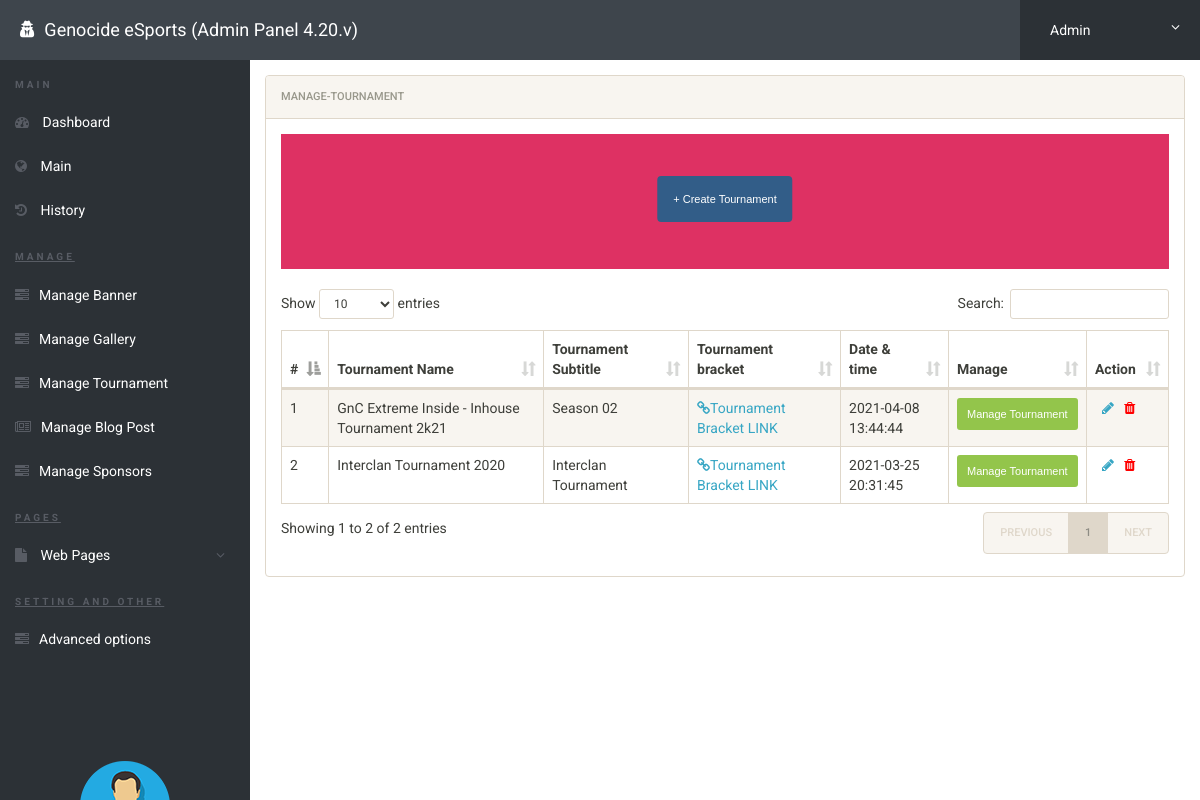
/gncadmin/matches-manage.php (signed in), run on the app's committed database.
### tables this page shows
CREATE TABLE `our_tournament` (
  `id` int(11) NOT NULL,
  `title` varchar(1000) NOT NULL,
  `subtitle` varchar(1000) NOT NULL,
  `bracket_template` varchar(1000) NOT NULL,
  `time` timestamp NOT NULL DEFAULT current_timestamp()
);

### gncadmin/matches-manage.php (the view, shortened to what this page needs)
<?php
include('includes/config.php');
if(strlen($_SESSION['alogin'])==0)
	{
header('location:index.php');
}
else{
?>
<!doctype html>
<html lang="en" class="no-js">
<head>
	<link rel="stylesheet" href="css/font-awesome.min.css">
	<link rel="stylesheet" href="css/bootstrap.min.css">
	<link rel="stylesheet" href="css/dataTables.bootstrap.min.css">
	<link rel="stylesheet" href="css/bootstrap-social.css">
	<link rel="stylesheet" href="css/bootstrap-select.css">
	<link rel="stylesheet" href="css/fileinput.min.css">
	<link rel="stylesheet" href="css/awesome-bootstrap-checkbox.css">
	<link rel="stylesheet" href="css/style.css">
	<link rel="stylesheet" href="https://cdnjs.cloudflare.com/ajax/libs/font-awesome/4.7.0/css/font-awesome.min.css">
</head>
<body>
	<?php include('includes/header.php');?>
	<div class="ts-main-content">
	<?php include('includes/leftbar.php');?>
		<div class="content-wrapper">
			<div class="container-fluid">
				<div class="row">
					<div class="col-md-12">
						<div class="row">
							<div class="col-md-12">
								<div class="panel panel-default">
									<div class="panel-heading">Manage-Tournament</div>
									<div class="panel-body">
								<div class="panel-body" style="background-color:#DE3163;;">
								<style>
									.boxes {
									  width: 280px;
									  padding: 12px;
									  border: 2px solid gray;
									  margin: 0;
									  display: inline-block;
									}
									.boxe {
									  width: 280px;
									  height: 100px;
									  padding: 12px;
									  /*border: 6px solid gray;*/
									  margin: 0;
									  display: inline-block;
									  text-align: center;
									  position: relative;
  									  text-align: center;
									  }
									.boxcenter {
									  position: absolute;
									  top: 50%;
									  left: 50%;
									  transform: translate(-50%, -50%);
									}
								</style>
								<center>
									<div class="boxe">
										<div class="boxcenter">
											<a href="create_tournament.php"><button class="btn btn-primary">+ Create Tournament</button></a>
										</div>
									</div>
									</center>
								</div>
								<table id="zctb" class="display table table-striped table-bordered table-hover" cellspacing="0" width="100%">
									<thead>
										<tr>
											<th>#</th>
											<th>Tournament Name</th>
											<th>Tournament Subtitle</th>
											<th>Tournament bracket</th>
                                            <th>Date & time</th>
                                            <th>Manage</th>
											<th>Action</th>
										</tr>
									</thead>
																			<br>
									<tbody>
                                    <?php $sql = "SELECT * from our_tournament order by time DESC";
                                    $query = $dbh -> prepare($sql);
                                    $query->execute();
                                    $results=$query->fetchAll(PDO::FETCH_OBJ);
                                    $cnt=1;
                                    if($query->rowCount() > 0)
                                    {
                                    foreach($results as $result)
                                    {               ?>
										<tr>
											<td><?php echo htmlentities($cnt);?></td>
											<td><?php echo htmlentities($result->title);?></td>
                                            <td><?php echo htmlentities($result->subtitle);?></td>
                                            <td><a href="<?php echo htmlentities($result->bracket_template);?>" target="_blank"><i class="fa fa-link" aria-hidden="true"></i>Tournament Bracket LINK</a></td>
                                            <td><?php echo htmlentities($result->time);?></td>
                                            <td><a href="tournament-page.php?tournament=<?php echo $result->id;?>"><button type="button" class="btn btn-success btn-sm">Manage Tournament</button></a></td>
<td>
<a href="edit-tournament.php?edit=<?php echo $result->id;?>" onclick="return confirm('Do you want to Edit');">&nbsp; <i class="fa fa-pencil"></i></a>&nbsp;&nbsp;
<a href="matches-manage.php?del=<?php echo $result->id;?>" onclick="return confirm('Are you sure want to Delete This Tournament?');"><i class="fa fa-trash" style="color:red"></i></a>&nbsp;&nbsp;
</td>
										</tr>
										<?php $cnt=$cnt+1; }} ?>
									</tbody>
								</table>
								</div>
							</div>
						</div>
					</div>
				</div>
			</div>
		</div>
	</div>
</body>
</html>
<?php } ?>

### gncadmin/css/style.css (style rules this page uses)
html { font-size: 14px; }
@media only screen and (min-width: 480px) { html { font-size: 17px; } }
@media only screen and (min-width: 768px) { html { font-size: 14px; } }
body { font-size: 1em; }
a { color: #37a6c4; }
.btn { font-family: 'Oswald', sans-serif; }
.panel { overflow: hidden; }
.btn { text-transform: none; }
.ts-main-content .content-wrapper { padding-top: 15px; margin-top: 60px; }
@media only screen and (min-width: 992px) { .ts-main-content .content-wrapper { margin-left: 250px; } }

### gncadmin/matches-manage.php (style rules this page uses)
.boxe { width: 280px; height: 100px; padding: 12px; margin: 0; display: inline-block; text-align: center; position: relative; text-align: center; }
.boxcenter { position: absolute; top: 50%; left: 50%; transform: translate(-50%, -50%); }

### data on the page
our_tournament: title "GnC Extreme Inside - Inhouse Tournament 2k21", subtitle "Season 02", time "2021-04-08 13:44:44"
our_tournament: title "Interclan Tournament 2020", subtitle "Interclan Tournament", time "2021-03-25 20:31:45"
